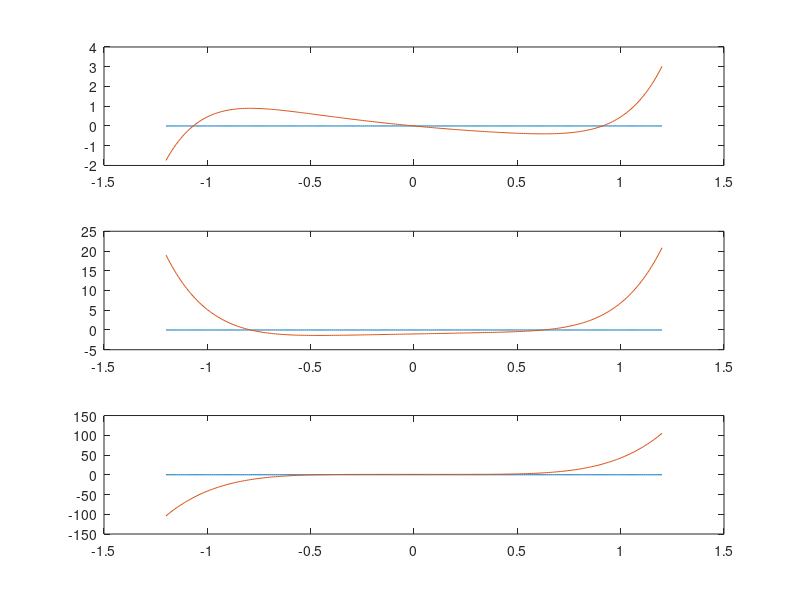

This chart was generated by the following MATLAB code: (Note: this script raises an error after producing the figure.)
close all
clear all
clc
format long


f = @(x) x.^7 - x - cos(x) + 1;
df = @(x) 7 * x.^6 + sin(x) - 1;
ddf = @(x) 42 * x.^5 + cos(x);
I = [-1.2:0.01:1.2];
ejex = @(x) 0*x;
tol = 10^(-5);
nmax = 1000;


subplot(3,1,1);
plot(I, ejex(I), I, f(I));
subplot(3,1,2);
plot(I, ejex(I), I, df(I));
subplot(3,1,3);
plot(I, ejex(I), I, ddf(I));

%{
a1 = -1.2;
b1 = -1;
[zero, res, niter] = bisection(f, a1, b1, tol, nmax);

a2 = -0.5;
b2 = 0.5;
[zero, res, niter] = bisection(f, a2, b2, tol, nmax);

a3 = 0.5;
b3 = 1.5;
[zero, res, niter] = bisection(f, a3, b3, tol, nmax);
%}


a1 = 0;
b1 = 1;
[zero, res, niter] = bisection(df, a1, b1, tol, nmax);

localMin = zero

a2 = -1;
b2 = 0;
[zero, res, niter] = bisection(df, a2, b2, tol, nmax);

localMax = zero

a3 = -1;
b3 = 1;
[zero, res, niter] = bisection(ddf, a3, b3, tol, nmax);

inflexion = zero

newtonSysF = @(x) [x(1).^2 + x(2).^2 - 1; f(x(1)) - x(2)]
newtonSysJ = @(x) [2*x(1), -2*x(2); df(x(1)), df(0)]

vx0 = [0.5;0.5];
[x, F, niter] = newtonsys(@newtonSysF, @NewtonSysJac, vx0, tol, nmax);
